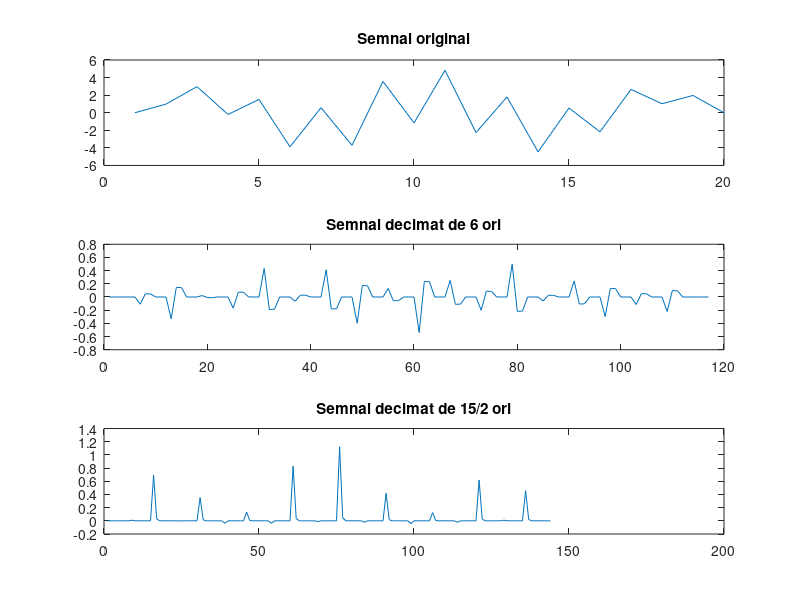

Source code (MATLAB):
%% Vasiloiu Tudor-Florian 
% 331 AC
%% a)
suport = linspace(0, 10, 20);
x = 3 * sin(2*pi*suport) + 2 * sin(pi/2*suport);

%% b) Reducerea frecventei de esantionare se face prin decimare

% reducere cu factor 6
N = 60;
M = 10;
A = [1 1 0 0];
P = max( [N,M] );
F = [0 0.9*pi/P 1.1*pi/P 1];
h = firpm(29,F,A);

y_6 = upfirdn(x, h, N, M);

% reducere cu factor 15/2

N = 150;
M = 20;
A = [1 1 0 0];
P = max( [N,M] );
F = [0 0.9*pi/P 1.1*pi/P 1];
h = firpm(29,F,A);

y_15_2 = upfirdn(x, h, N, M);

figure(1);
subplot(3,1,1);
plot(x);
title('Semnal original');
subplot(3,1,2);
plot(y_6);
title('Semnal decimat de 6 ori');
subplot(3,1,3);
plot(y_15_2);
title('Semnal decimat de 15/2 ori');
saveas(gcf, 'Pas_5_b.jpg');

%% c)

